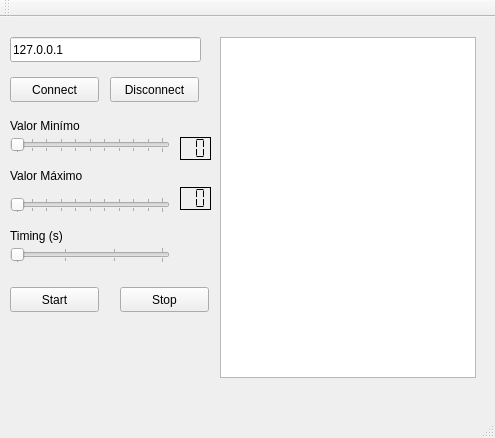
<?xml version="1.0" encoding="UTF-8"?>
<ui version="4.0">
 <class>MainWindow</class>
 <widget class="QMainWindow" name="MainWindow">
  <property name="geometry">
   <rect>
    <x>0</x>
    <y>0</y>
    <width>495</width>
    <height>438</height>
   </rect>
  </property>
  <property name="windowTitle">
   <string>MainWindow</string>
  </property>
  <widget class="QWidget" name="centralWidget">
   <widget class="QLineEdit" name="lineEditIp">
    <property name="geometry">
     <rect>
      <x>10</x>
      <y>20</y>
      <width>191</width>
      <height>25</height>
     </rect>
    </property>
    <property name="text">
     <string>127.0.0.1</string>
    </property>
   </widget>
   <widget class="QPushButton" name="pushButtonConnect">
    <property name="geometry">
     <rect>
      <x>10</x>
      <y>60</y>
      <width>89</width>
      <height>25</height>
     </rect>
    </property>
    <property name="text">
     <string>Connect</string>
    </property>
   </widget>
   <widget class="QPushButton" name="pushButtonDisconnect">
    <property name="geometry">
     <rect>
      <x>110</x>
      <y>60</y>
      <width>89</width>
      <height>25</height>
     </rect>
    </property>
    <property name="text">
     <string>Disconnect</string>
    </property>
   </widget>
   <widget class="QSlider" name="horizontalSliderMin">
    <property name="geometry">
     <rect>
      <x>10</x>
      <y>120</y>
      <width>160</width>
      <height>16</height>
     </rect>
    </property>
    <property name="maximum">
     <number>10</number>
    </property>
    <property name="orientation">
     <enum>Qt::Horizontal</enum>
    </property>
    <property name="tickPosition">
     <enum>QSlider::TicksBothSides</enum>
    </property>
   </widget>
   <widget class="QSlider" name="horizontalSliderMax">
    <property name="geometry">
     <rect>
      <x>10</x>
      <y>180</y>
      <width>160</width>
      <height>16</height>
     </rect>
    </property>
    <property name="maximum">
     <number>10</number>
    </property>
    <property name="orientation">
     <enum>Qt::Horizontal</enum>
    </property>
    <property name="tickPosition">
     <enum>QSlider::TicksBothSides</enum>
    </property>
    <property name="tickInterval">
     <number>1</number>
    </property>
   </widget>
   <widget class="QLabel" name="label">
    <property name="geometry">
     <rect>
      <x>10</x>
      <y>100</y>
      <width>111</width>
      <height>17</height>
     </rect>
    </property>
    <property name="text">
     <string>Valor Minímo</string>
    </property>
   </widget>
   <widget class="QLabel" name="label_2">
    <property name="geometry">
     <rect>
      <x>10</x>
      <y>150</y>
      <width>111</width>
      <height>17</height>
     </rect>
    </property>
    <property name="text">
     <string>Valor Máximo</string>
    </property>
   </widget>
   <widget class="QLCDNumber" name="lcdNumberMin">
    <property name="geometry">
     <rect>
      <x>180</x>
      <y>120</y>
      <width>31</width>
      <height>23</height>
     </rect>
    </property>
    <property name="frameShadow">
     <enum>QFrame::Plain</enum>
    </property>
    <property name="lineWidth">
     <number>1</number>
    </property>
    <property name="smallDecimalPoint">
     <bool>false</bool>
    </property>
    <property name="digitCount">
     <number>2</number>
    </property>
    <property name="segmentStyle">
     <enum>QLCDNumber::Flat</enum>
    </property>
   </widget>
   <widget class="QLCDNumber" name="lcdNumberMax">
    <property name="geometry">
     <rect>
      <x>180</x>
      <y>170</y>
      <width>31</width>
      <height>23</height>
     </rect>
    </property>
    <property name="frameShadow">
     <enum>QFrame::Plain</enum>
    </property>
    <property name="digitCount">
     <number>2</number>
    </property>
    <property name="segmentStyle">
     <enum>QLCDNumber::Flat</enum>
    </property>
   </widget>
   <widget class="QSlider" name="horizontalSliderMaxTiming">
    <property name="geometry">
     <rect>
      <x>10</x>
      <y>230</y>
      <width>160</width>
      <height>16</height>
     </rect>
    </property>
    <property name="maximum">
     <number>3</number>
    </property>
    <property name="orientation">
     <enum>Qt::Horizontal</enum>
    </property>
    <property name="tickPosition">
     <enum>QSlider::TicksBothSides</enum>
    </property>
    <property name="tickInterval">
     <number>1</number>
    </property>
   </widget>
   <widget class="QLabel" name="label_3">
    <property name="geometry">
     <rect>
      <x>10</x>
      <y>210</y>
      <width>67</width>
      <height>17</height>
     </rect>
    </property>
    <property name="text">
     <string>Timing (s)</string>
    </property>
   </widget>
   <widget class="QLabel" name="labelTiming">
    <property name="geometry">
     <rect>
      <x>180</x>
      <y>220</y>
      <width>31</width>
      <height>23</height>
     </rect>
    </property>
    <property name="text">
     <string/>
    </property>
   </widget>
   <widget class="QPushButton" name="pushButtonConnectStart">
    <property name="geometry">
     <rect>
      <x>10</x>
      <y>270</y>
      <width>89</width>
      <height>25</height>
     </rect>
    </property>
    <property name="text">
     <string>Start</string>
    </property>
   </widget>
   <widget class="QPushButton" name="pushButtonConnectStop">
    <property name="geometry">
     <rect>
      <x>120</x>
      <y>270</y>
      <width>89</width>
      <height>25</height>
     </rect>
    </property>
    <property name="text">
     <string>Stop</string>
    </property>
   </widget>
   <widget class="QTextBrowser" name="textBrowser">
    <property name="geometry">
     <rect>
      <x>220</x>
      <y>20</y>
      <width>256</width>
      <height>341</height>
     </rect>
    </property>
   </widget>
  </widget>
  <widget class="QMenuBar" name="menuBar">
   <property name="geometry">
    <rect>
     <x>0</x>
     <y>0</y>
     <width>495</width>
     <height>22</height>
    </rect>
   </property>
  </widget>
  <widget class="QToolBar" name="mainToolBar">
   <attribute name="toolBarArea">
    <enum>TopToolBarArea</enum>
   </attribute>
   <attribute name="toolBarBreak">
    <bool>false</bool>
   </attribute>
  </widget>
  <widget class="QStatusBar" name="statusBar"/>
 </widget>
 <layoutdefault spacing="6" margin="11"/>
 <resources/>
 <connections>
  <connection>
   <sender>horizontalSliderMin</sender>
   <signal>valueChanged(int)</signal>
   <receiver>lcdNumberMin</receiver>
   <slot>display(int)</slot>
   <hints>
    <hint type="sourcelabel">
     <x>142</x>
     <y>173</y>
    </hint>
    <hint type="destinationlabel">
     <x>197</x>
     <y>173</y>
    </hint>
   </hints>
  </connection>
  <connection>
   <sender>horizontalSliderMax</sender>
   <signal>valueChanged(int)</signal>
   <receiver>lcdNumberMax</receiver>
   <slot>display(int)</slot>
   <hints>
    <hint type="sourcelabel">
     <x>142</x>
     <y>224</y>
    </hint>
    <hint type="destinationlabel">
     <x>190</x>
     <y>221</y>
    </hint>
   </hints>
  </connection>
  <connection>
   <sender>horizontalSliderMaxTiming</sender>
   <signal>valueChanged(int)</signal>
   <receiver>labelTiming</receiver>
   <slot>setNum(int)</slot>
   <hints>
    <hint type="sourcelabel">
     <x>95</x>
     <y>272</y>
    </hint>
    <hint type="destinationlabel">
     <x>188</x>
     <y>275</y>
    </hint>
   </hints>
  </connection>
 </connections>
</ui>
